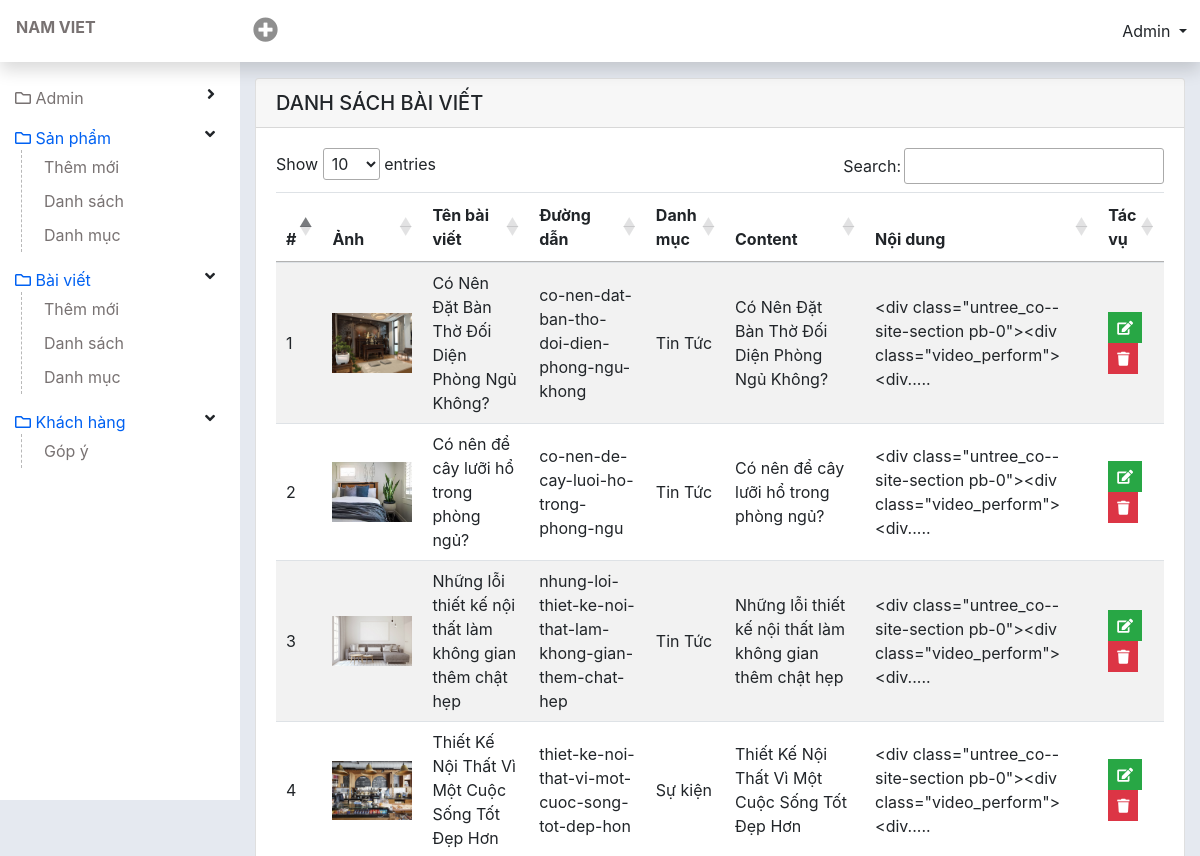
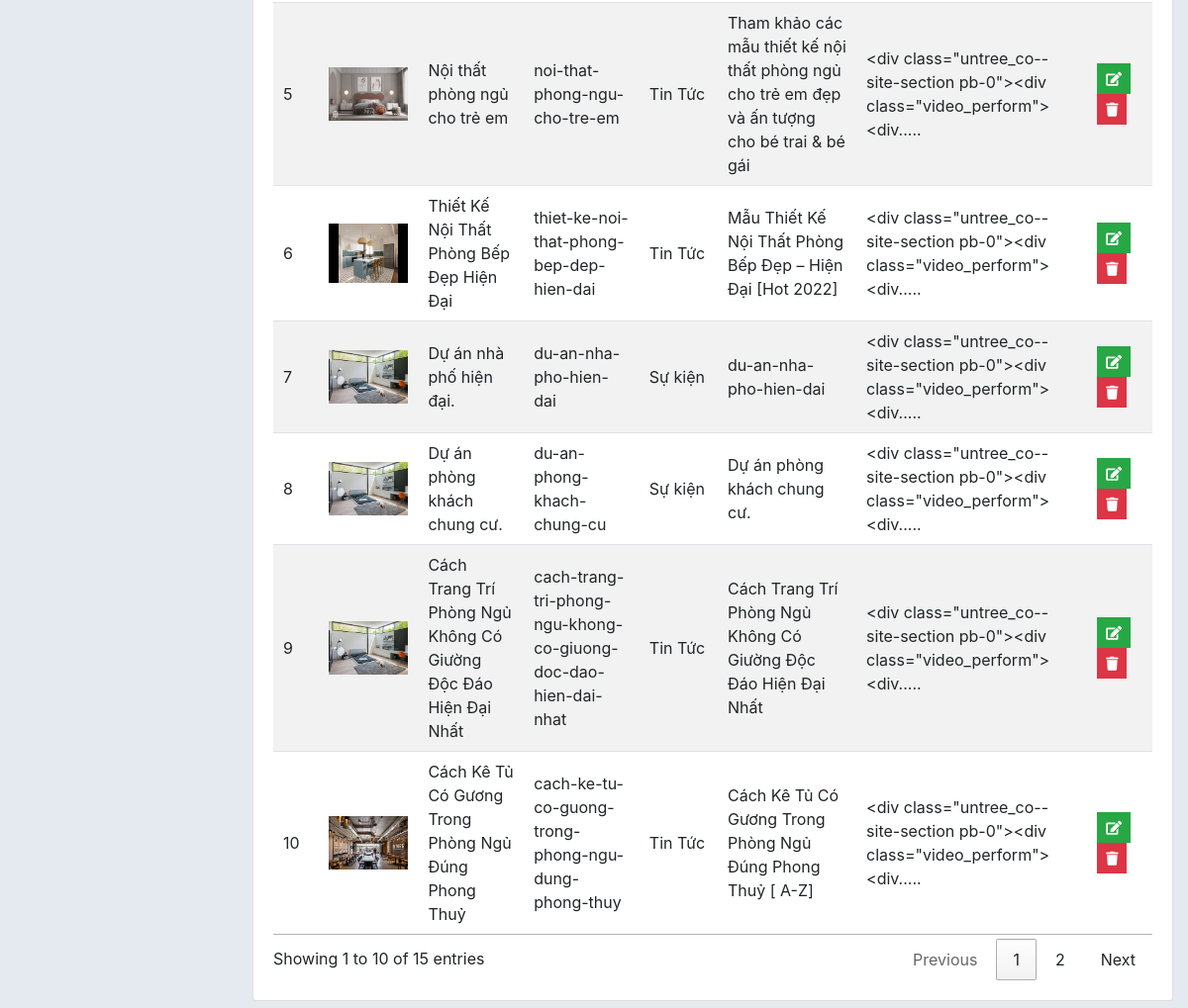
/admin/list-post.php (signed in), run on an earlier commit of the app's database (2 pictures, top to bottom).
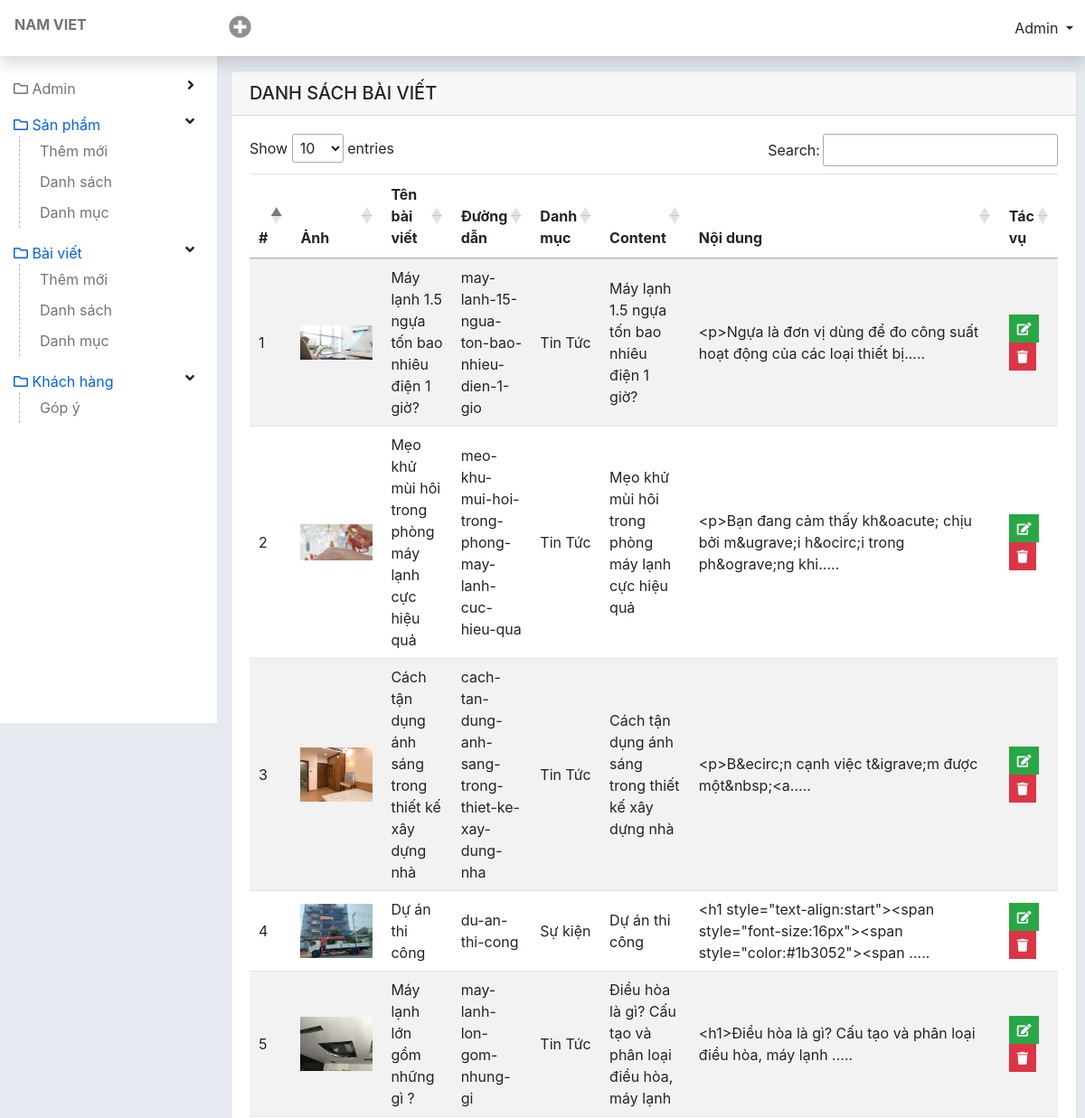
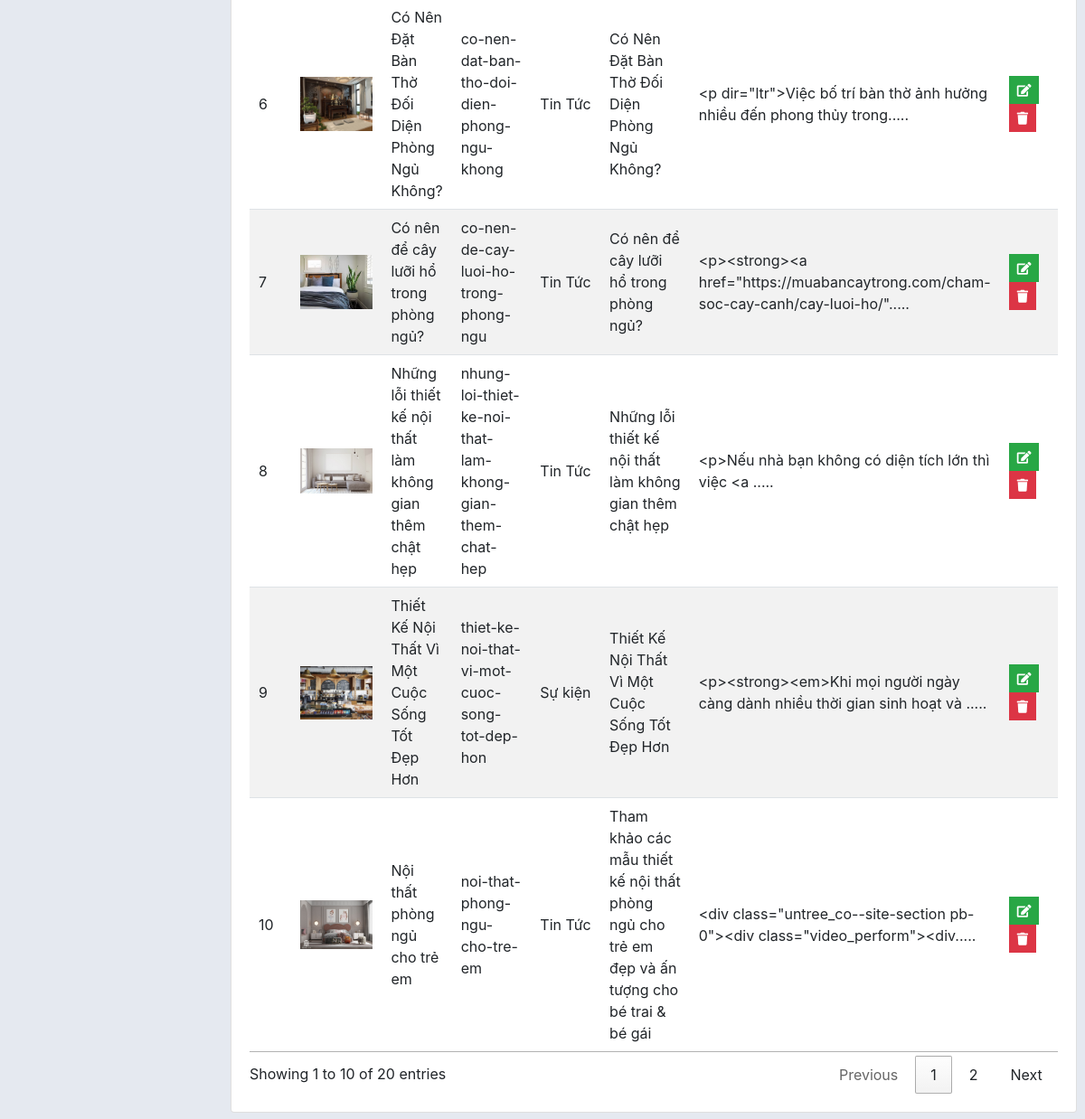
And on a later commit of the database (2 pictures, top to bottom).
### tables this page shows
CREATE TABLE `tbl_post` (
  `id` int(11) NOT NULL,
  `name` varchar(255) NOT NULL,
  `slug` varchar(255) NOT NULL,
  `cat` int(11) NOT NULL,
  `tomtat` text NOT NULL,
  `content` text NOT NULL,
  `noidung` text NOT NULL,
  `times` timestamp NOT NULL DEFAULT current_timestamp() ON UPDATE current_timestamp(),
  `img` varchar(200) NOT NULL
);

CREATE TABLE `tbl_cat_post` (
  `id` int(20) NOT NULL,
  `name` varchar(255) NOT NULL,
  `slug` varchar(255) NOT NULL,
  `position` int(11) DEFAULT NULL
);

### lib/database.php (called while the page is built, shortened)
<?php
class Database{
  public $host   = DB_HOST;
  public $user   = DB_USER;
  public $pass   = DB_PASS;
  public $dbname = DB_NAME;
  public $link;
private function connectDB(){
  $this -> link = new mysqli($this->host, $this->user, $this->pass, $this->dbname);
    mysqli_set_charset($this->link, 'UTF8');
}
public function select($query){
  $result = $this->link->query($query) or
  die($this->link->error.__LINE__);
  if($result->num_rows > 0){
    return $result;
  } else {
    return false;
  }
}
}
?>

### classes/post.php (called while the page is built, shortened)
<?php
    $filepath = realpath(dirname(__FILE__));
    include_once ($filepath. '/../lib/database.php');
    include_once ($filepath. '/../helpers/format.php');
?>
<?php
    class post {
        private $db;
        public function __construct() {
            $this->db = new Database();
        }
        public function show_post(){
            $query = "SELECT * FROM tbl_post ORDER BY id DESC";
            $result = $this->db->select($query);
            return $result;
        }
    }
?>

### classes/category.php (called while the page is built, shortened)
<?php
    $filepath = realpath(dirname(__FILE__));
    include_once ($filepath. '/../lib/database.php');
    include_once ($filepath. '/../helpers/format.php');
?>
<?php
    class category {
        private $db;
        public function __construct() {
            $this->db = new Database();
        }
        public function post_get_name_by_cat($cat_id) {
            $query =
            "SELECT tbl_post.*,tbl_cat_post.name, tbl_cat_post.id
            FROM tbl_post,tbl_cat_post
            WHERE tbl_post.cat = tbl_cat_post.id
            AND tbl_post.cat = '$cat_id' ";
            $result = $this->db->select($query);
            return $result;
        }
    }
?>

### helpers/format.php (called while the page is built, shortened)
<?php
class Format{
public function textShorten($text, $limit = 400){
   $text = $text. " ";
   $text = substr($text, 0, $limit);
   $text = substr($text, 0, strrpos($text, ' '));
   $text = $text.".....";
   return $text;
}
}
?>

### admin/list-post.php (the view, shortened to what this page needs)
<?php include 'inc/header.php';?>
<?php include '../classes/category.php';?>
<?php include '../classes/post.php';?>
<?php include_once '../helpers/format.php';?>
<?php
  $fm = new Format();
	$cat = new category();
  $ps = new post();
  $pslist = $ps -> show_post();
?>
<div id="wp-content">
  <div id="content" class="container-fluid">
    <div class="card">
      <div class="card-header font-weight-bold d-flex justify-content-between align-items-center">
        <h5 class="m-0 ">Danh sách bài viết</h5>
      </div>
      <div class="card-body">
        <table class="table table-striped table-checkall" id="table-admin">
          <thead>
            <tr>
              <th scope="col">#</th>
              <th scope="col">Ảnh</th>
              <th scope="col">Tên bài viết</th>
              <th scope="col">Đường dẫn</th>
              <th scope="col">Danh mục</th>
              <th scope="col">Content</th>
              <th scope="col">Nội dung</th>
              <th scope="col">Tác vụ</th>
            </tr>
          </thead>
          <tbody>
            <?php
                if($pslist) {
                  $i=0;
                  while($resule = $pslist -> fetch_assoc()){
                    $i++;
              ?>
            <tr class="">
              <td><?php echo $i ?></td>
              <td><img src="../public/images/<?php echo $resule['img'] ?>" alt="" width="80"></td>
              <td><?php echo $resule['name'] ?></td>
              <td><?php echo $resule['slug'] ?></td>
              <td><?php
                $cat_id = $resule['cat'];
                $namebycat = $cat -> post_get_name_by_cat($cat_id);
                if($namebycat) {
                $result_name = $namebycat -> fetch_assoc();
                echo $result_name['name'];
              }
              ?></td>
              <td><?php echo $resule['content'] ?></td>
              <td><?php
            $htmlspecialchars = $fm -> textShorten($resule['noidung'],100);
            echo htmlspecialchars($htmlspecialchars);
            ?></td>
              <td>
                <a href="edit-post.php?postid=<?php echo $resule['id'] ?>"
                  class="btn btn-success btn-sm rounded-0 text-white" type="button" data-toggle="tooltip"
                  data-placement="top" title="Edit"><i class="fa fa-edit"></i></a>
                <a href="?postid=<?php echo $resule['id'] ?>" onclick="return confirm('Bạn có muốn xoá không?')"
                  class="btn btn-danger btn-sm rounded-0 text-white" type="button" data-toggle="tooltip"
                  data-placement="top" title="Delete"><i class="fa fa-trash"></i></a>
              </td>
            </tr>
            <?php } } ?>
          </tbody>
        </table>
      </div>
    </div>
  </div>
</div>
<?php include 'inc/footer.php';?>

What changed in the data, as far as the page shows it:
no longer on this page (row edited): tbl_post: img (picture), name "Thiết Kế Nội Thất Phòng Bếp Đẹp Hiện Đại", slug "thiet-ke-noi-that-phong-bep-dep-hien-dai", tbl_cat_post.name "Tin Tức", content "Mẫu Thiết Kế Nội Thất Phòng Bếp Đẹp – Hiện Đại [Hot 2022]", noidung "<div class=\"untree_co--site-section pb-0\"><div class=\"video_perform\"><div....."
no longer on this page (row edited): tbl_post: img (picture), name "Dự án nhà phố hiện đại.", slug "du-an-nha-pho-hien-dai", tbl_cat_post.name "Sự kiện", content "du-an-nha-pho-hien-dai", noidung "<div class=\"untree_co--site-section pb-0\"><div class=\"video_perform\"><div....."
no longer on this page (row edited): tbl_post: img (picture), name "Dự án phòng khách chung cư.", slug "du-an-phong-khach-chung-cu", tbl_cat_post.name "Sự kiện", content "Dự án phòng khách chung cư.", noidung "<div class=\"untree_co--site-section pb-0\"><div class=\"video_perform\"><div....."
no longer on this page (row edited): tbl_post: img (picture), name "Cách Trang Trí Phòng Ngủ Không Có Giường Độc Đáo Hiện Đại Nhất", slug "cach-trang-tri-phong-ngu-khong-co-giuong-doc-dao-hien-dai-nhat", tbl_cat_post.name "Tin Tức", content "Cách Trang Trí Phòng Ngủ Không Có Giường Độc Đáo Hiện Đại Nhất", noidung "<div class=\"untree_co--site-section pb-0\"><div class=\"video_perform\"><div....."
no longer on this page (row edited): tbl_post: img (picture), name "Cách Kê Tủ Có Gương Trong Phòng Ngủ Đúng Phong Thuỷ", slug "cach-ke-tu-co-guong-trong-phong-ngu-dung-phong-thuy", tbl_cat_post.name "Tin Tức", content "Cách Kê Tủ Có Gương Trong Phòng Ngủ Đúng Phong Thuỷ [ A-Z]", noidung "<div class=\"untree_co--site-section pb-0\"><div class=\"video_perform\"><div....."
added tbl_post: img (picture), name "Máy lạnh 1.5 ngựa tốn bao nhiêu điện 1 giờ?", slug "may-lanh-15-ngua-ton-bao-nhieu-dien-1-gio", tbl_cat_post.name "Tin Tức", content "Máy lạnh 1.5 ngựa tốn bao nhiêu điện 1 giờ?", noidung "<p>Ngựa là đơn vị dùng để đo công suất hoạt động của các loại thiết bị....."
added tbl_post: img (picture), name "Mẹo khử mùi hôi trong phòng máy lạnh cực hiệu quả", slug "meo-khu-mui-hoi-trong-phong-may-lanh-cuc-hieu-qua", tbl_cat_post.name "Tin Tức", content "Mẹo khử mùi hôi trong phòng máy lạnh cực hiệu quả", noidung "<p>Bạn đang cảm thấy kh&oacute; chịu bởi m&ugrave;i h&ocirc;i trong ph&ograve;ng khi....."
added tbl_post: img (picture), name "Cách tận dụng ánh sáng trong thiết kế xây dựng nhà", slug "cach-tan-dung-anh-sang-trong-thiet-ke-xay-dung-nha", tbl_cat_post.name "Tin Tức", content "Cách tận dụng ánh sáng trong thiết kế xây dựng nhà", noidung "<p>B&ecirc;n cạnh việc t&igrave;m được một&nbsp;<a....."
added tbl_post: img (picture), name "Dự án thi công", slug "du-an-thi-cong", tbl_cat_post.name "Sự kiện", content "Dự án thi công", noidung "<h1 style=\"text-align:start\"><span style=\"font-size:16px\"><span style=\"color:#1b3052\"><span ....."
added tbl_post: img (picture), name "Máy lạnh lớn gồm những gì ?", slug "may-lanh-lon-gom-nhung-gi", tbl_cat_post.name "Tin Tức", content "Điều hòa là gì? Cấu tạo và phân loại điều hòa, máy lạnh", noidung "<h1>Điều hòa là gì? Cấu tạo và phân loại điều hòa, máy lạnh ....."
changed tbl_post "Có Nên Đặt Bàn Thờ Đối Diện Phòng Ngủ Không?": noidung "<div class=\"untree_co--site-section pb-0\"><div class=\"video_perform\"><div....." → "<p dir=\"ltr\">Việc bố trí bàn thờ ảnh hưởng nhiều đến phong thủy trong....."
changed tbl_post "Có nên để cây lưỡi hổ trong phòng ngủ?": noidung "<div class=\"untree_co--site-section pb-0\"><div class=\"video_perform\"><div....." → "<p><strong><a href=\"https://muabancaytrong.com/cham-soc-cay-canh/cay-luoi-ho/\"....."
changed tbl_post "Những lỗi thiết kế nội thất làm không gian thêm chật hẹp": noidung "<div class=\"untree_co--site-section pb-0\"><div class=\"video_perform\"><div....." → "<p>Nếu nhà bạn không có diện tích lớn thì việc <a ....."
changed tbl_post "Thiết Kế Nội Thất Vì Một Cuộc Sống Tốt Đẹp Hơn": noidung "<div class=\"untree_co--site-section pb-0\"><div class=\"video_perform\"><div....." → "<p><strong><em>Khi mọi người ngày càng dành nhiều thời gian sinh hoạt và ....."
Also different on the page:
text written by a page script: "Show entries Search: Showing 1 to 10 of 15 entries Previous 1 2 Next" → "Show entries Search: Showing 1 to 10 of 20 entries Previous 1 2 Next"
